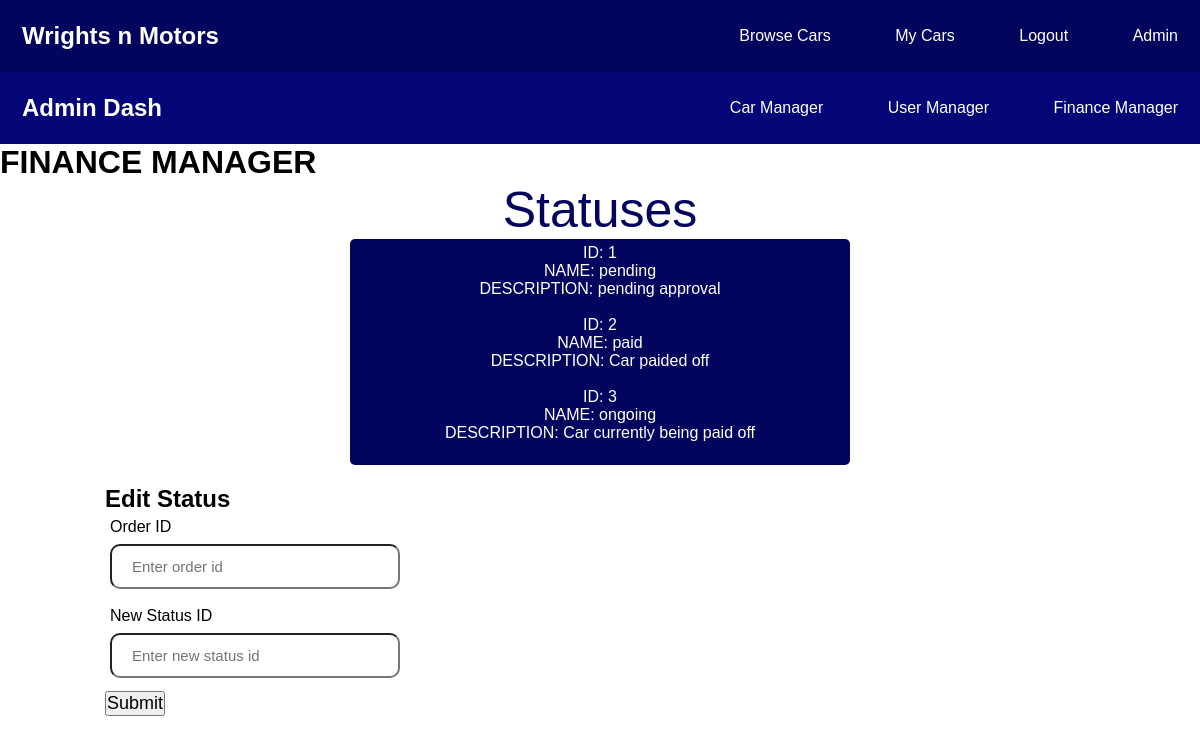
Page /financemanager (signed in) on the committed database.
### website/models.py (models this page shows)
class Orderstatus(db.Model):
    id = db.Column(db.Integer, primary_key=True)
    name = db.Column(db.String(150))
    description = db.Column(db.String(150))
    orders = db.relationship('Order')

### website/views.py (the view, shortened to what this page needs)
@views.route("/financemanager", methods=['GET','POST'])
@login_required
def financemanager():
    if current_user.role_id != 1:
        return render_template("home.html",user=current_user)
    statuss = Orderstatus.query.all()
    return render_template("financemanager.html",user=current_user, statuss=statuss)

### website/templates/financemanager.html
{% extends "admin.html" %}
{% block content %}
<h1>FINANCE MANAGER</h1>
<div class="sign-up-title">Statuses</div>
<div class="file-information">
    {% for status in statuss %}
    <p>ID: {{status.id}}</p>
    <p>NAME: {{status.name}}</p>
    <p>DESCRIPTION: {{status.description}}</p>
    <br>
    {% endfor %}
</div>
<div class='carmanager'>
    <div class="sql-editing-stuff">
        <form method="POST">
            <h2>Edit Status</h2>
            <div class="form-group">
                <label for="order-id">Order ID</label>
                <br>
                <input type="text" id="order-id" name="order-id" placeholder="Enter order id">
            </div>
            <div class="form-group">
                <label for="new-status-id">New Status ID</label>
                <br>
                <input type="text" id="new-status-id" name="new-status-id" placeholder="Enter new status id">
            </div>
            <button class="buttons" type="submit" name="edit-order-status">Submit</button>
        </form>
    </div>
</div>
{% endblock %}

### website/static/css/style.css (style rules this page uses)
* { margin: 0; padding: 0; box-sizing: border-box; }
body { font-family: sans-serif; }
.buttons { display: flex; flex-direction: row; gap: 8px; font-size: 18px; transition: all .2s ease-in-out; }
.sign-up-title { text-align: center; font-size: 50px; color: #03045e; }
.form-group { padding: 5px; width: 300px; }
input { width: 100%; padding: 12px 20px; margin: 8px 0; box-sizing: border-box; font-size: 15px; border-radius: 10px; }
.buttons { display: flex; flex-direction: row; gap: 8px; font-size: 18px; transition: all .2s ease-in-out; cursor: pointer; }
.sql-editing-stuff { display: grid; gap: 30px; grid-template-columns: repeat(3, 310px); justify-content: center; }
.file-information { background-color: #03045e; color: white; width: 500px; margin: auto; padding: 5px; border-radius: 5px; margin-bottom: 20px; text-align: center; }

### rows in the picture
Orderstatus: id "1", name "pending", description "pending approval"
Orderstatus: id "2", name "paid", description "Car paided off"
Orderstatus: id "3", name "ongoing", description "Car currently being paid off"
